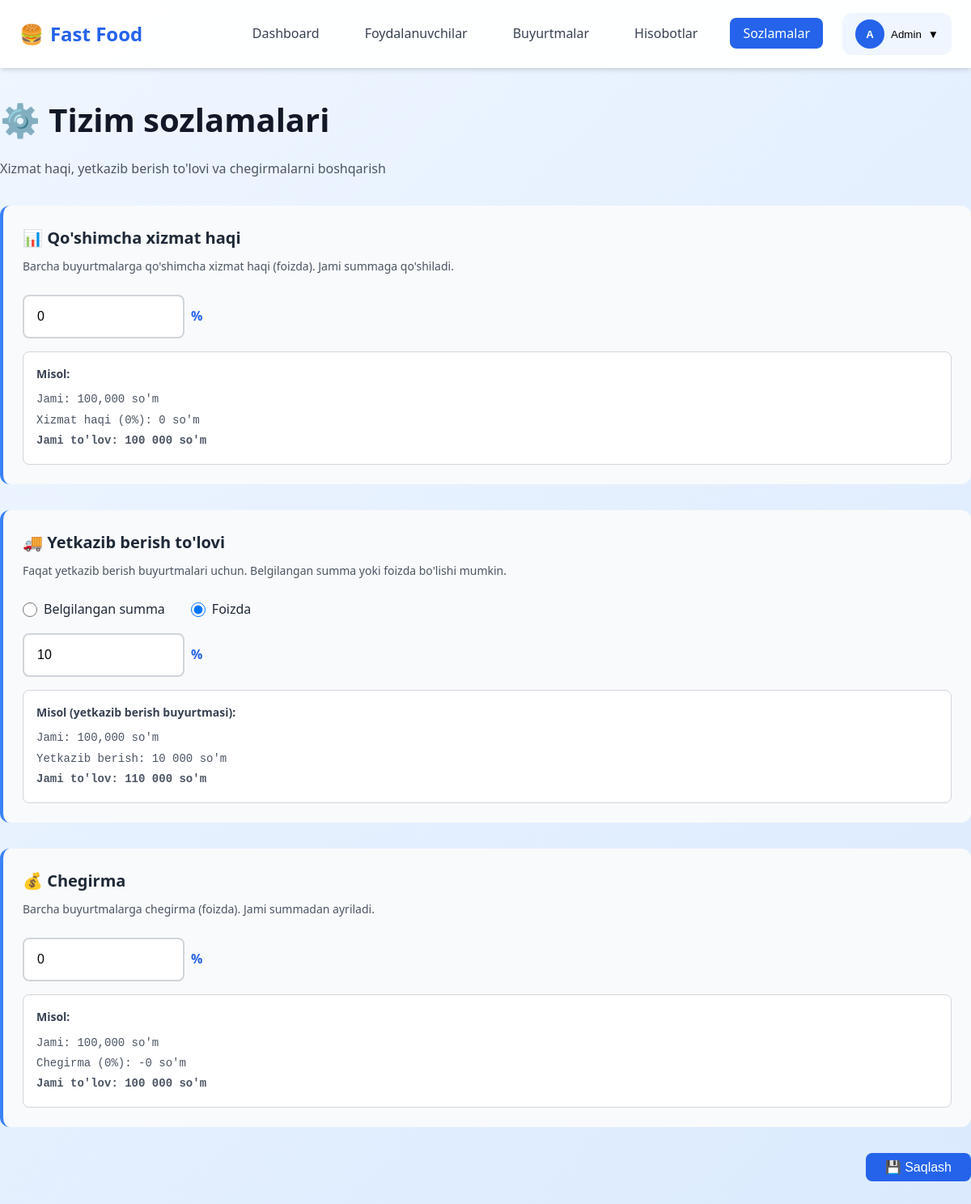
/super_admin/settings.php (signed in), run on the app's committed database.
### tables this page shows
CREATE TABLE `settings` (
  `id` int NOT NULL AUTO_INCREMENT,
  `setting_key` varchar(50) NOT NULL,
  `setting_value` varchar(255) NOT NULL,
  `setting_type` enum('percentage','fixed','text') DEFAULT 'text',
  `description` varchar(255) DEFAULT NULL,
  `updated_at` timestamp NULL DEFAULT CURRENT_TIMESTAMP ON UPDATE CURRENT_TIMESTAMP,
  `updated_by` int DEFAULT NULL,
  PRIMARY KEY (`id`),
  UNIQUE KEY `setting_key` (`setting_key`),
  KEY `updated_by` (`updated_by`),
  CONSTRAINT `settings_ibfk_1` FOREIGN KEY (`updated_by`) REFERENCES `users` (`id`)
);

### helpers/settings_functions.php (called while the page is built, shortened)
<?php
function getAllSettings() {
    global $conn;
    $result = $conn->query("SELECT setting_key, setting_value, setting_type, description FROM settings");
    $settings = [];
    while ($row = $result->fetch_assoc()) {
        $settings[$row['setting_key']] = $row;
    }
    return $settings;
}

### helpers/functions.php (called while the page is built, shortened)
<?php
function formatCurrency($amount) {
    return number_format($amount, 0, '.', ' ') . ' so\'m';
}
?>

### super_admin/settings.php (the view, shortened to what this page needs)
<?php
require_once '../config/database.php';
require_once '../helpers/functions.php';
require_once '../helpers/settings_functions.php';
$settings = getAllSettings();
$serviceCharge = $settings['service_charge_percentage']['setting_value'] ?? '0';
$deliveryFeeType = $settings['delivery_fee_type']['setting_value'] ?? 'fixed';
$deliveryFeeValue = $settings['delivery_fee_value']['setting_value'] ?? '0';
$discount = $settings['discount_percentage']['setting_value'] ?? '0';
include '../includes/header.php';
?>
<div class="container" style="padding: 2rem 0;">
    <div style="margin-bottom: 2rem;">
        <h1>⚙️ Tizim sozlamalari</h1>
        <p style="color: var(--gray-600); margin: 0.5rem 0 0 0;">Xizmat haqi, yetkazib berish to'lovi va chegirmalarni boshqarish</p>
    </div>
    <form method="POST" onsubmit="return validateSettings()">
        <div class="settings-section">
            <div class="settings-section-title">
                📊 Qo'shimcha xizmat haqi
            </div>
            <div class="settings-section-desc">
                Barcha buyurtmalarga qo'shimcha xizmat haqi (foizda). Jami summaga qo'shiladi.
            </div>
            <div class="input-with-unit">
                <input type="number"
                       name="service_charge_percentage"
                       id="service_charge"
                       class="form-control"
                       min="0"
                       max="100"
                       step="0.01"
                       value="<?= htmlspecialchars($serviceCharge) ?>"
                       required>
                <span class="unit-label">%</span>
            </div>
            <div class="example-box">
                <div class="example-title">Misol:</div>
                <div class="example-calculation">
                    Jami: 100,000 so'm<br>
                    Xizmat haqi (<?= htmlspecialchars($serviceCharge) ?>%): <?= formatCurrency(100000 * floatval($serviceCharge) / 100) ?><br>
                    <strong>Jami to'lov: <?= formatCurrency(100000 + (100000 * floatval($serviceCharge) / 100)) ?></strong>
                </div>
            </div>
        </div>
        <div class="settings-section">
            <div class="settings-section-title">
                🚚 Yetkazib berish to'lovi
            </div>
            <div class="settings-section-desc">
                Faqat yetkazib berish buyurtmalari uchun. Belgilangan summa yoki foizda bo'lishi mumkin.
            </div>
            <div class="radio-group">
                <div class="radio-option">
                    <input type="radio"
                           name="delivery_fee_type"
                           id="type_fixed"
                           value="fixed"
                           <?= $deliveryFeeType === 'fixed' ? 'checked' : '' ?>
                           onchange="toggleDeliveryFeeUnit()">
                    <label for="type_fixed">Belgilangan summa</label>
                </div>
                <div class="radio-option">
                    <input type="radio"
                           name="delivery_fee_type"
                           id="type_percentage"
                           value="percentage"
                           <?= $deliveryFeeType === 'percentage' ? 'checked' : '' ?>
                           onchange="toggleDeliveryFeeUnit()">
                    <label for="type_percentage">Foizda</label>
                </div>
            </div>
            <div class="input-with-unit">
                <input type="number"
                       name="delivery_fee_value"
                       id="delivery_fee"
                       class="form-control"
                       min="0"
                       step="0.01"
                       value="<?= htmlspecialchars($deliveryFeeValue) ?>"
                       required>
                <span class="unit-label" id="delivery_unit">
                    <?= $deliveryFeeType === 'percentage' ? '%' : "so'm" ?>
                </span>
            </div>
            <div class="example-box">
                <div class="example-title">Misol (yetkazib berish buyurtmasi):</div>
                <div class="example-calculation" id="delivery_example">
                    <?php
                    $deliveryAmount = $deliveryFeeType === 'percentage'
                        ? (100000 * floatval($deliveryFeeValue) / 100)
                        : floatval($deliveryFeeValue);
                    ?>
                    Jami: 100,000 so'm<br>
                    Yetkazib berish: <?= formatCurrency($deliveryAmount) ?><br>
                    <strong>Jami to'lov: <?= formatCurrency(100000 + $deliveryAmount) ?></strong>
                </div>
            </div>
        </div>
        <div class="settings-section">
            <div class="settings-section-title">
                💰 Chegirma
            </div>
            <div class="settings-section-desc">
                Barcha buyurtmalarga chegirma (foizda). Jami summadan ayriladi.
            </div>
            <div class="input-with-unit">
                <input type="number"
                       name="discount_percentage"
                       id="discount"
                       class="form-control"
                       min="0"
                       max="100"
                       step="0.01"
                       value="<?= htmlspecialchars($discount) ?>"
                       required>
                <span class="unit-label">%</span>
            </div>
            <div class="example-box">
                <div class="example-title">Misol:</div>
                <div class="example-calculation">
                    Jami: 100,000 so'm<br>
                    Chegirma (<?= htmlspecialchars($discount) ?>%): -<?= formatCurrency(100000 * floatval($discount) / 100) ?><br>
                    <strong>Jami to'lov: <?= formatCurrency(100000 - (100000 * floatval($discount) / 100)) ?></strong>
                </div>
            </div>
        </div>
        <div style="display: flex; gap: 1rem; justify-content: flex-end; margin-top: 2rem;">
            <button type="submit" class="btn btn-primary">💾 Saqlash</button>
        </div>
    </form>
</div>
<?php
include '../includes/footer.php';
?>

### assets/css/style.css (style rules this page uses)
:root { --primary-50: #eff6ff; --primary-100: #dbeafe; --primary-200: #bfdbfe; --primary-300: #93c5fd; --primary-400: #60a5fa; --primary-500: #3b82f6; --primary-600: #2563eb; --primary-700: #1d4ed8; --primary-800: #1e40af; --primary-900: #1e3a8a; --gray-50: #f9fafb; --gray-100: #f3f4f6; --gray-200: #e5e7eb; --gray-300: #d1d5db; --gray-400: #9ca3af; --gray-500: #6b7280; --gray-600: #4b5563; --gray-700: #374151; --gray-800: #1f2937; --gray-900: #111827; --success: #10b981; --warning: #f59e0b; --danger: #ef4444; --info: #3b82f6; --spacing-xs: 0.25rem; --spacing-sm: 0.5rem; --spacing-md: 1rem; --spacing-lg: 1.5rem; --spacing-xl: 2rem; --spacing-2xl: 3rem; --radius-sm: 0.375rem; --radius-md: 0.5rem; --radius-lg: 0.75rem; --radius-xl: 1rem; --radius-2xl: 1.5rem; --shadow-sm: 0 1px 2px 0 rgba(0, 0, 0, 0.05); --shadow-md: 0 4px 6px -1px rgba(0, 0, 0, 0.1), 0 2px 4px -1px rgba(0, 0, 0, 0.06); --shadow-lg: 0 10px 15px -3px rgba(0, 0, 0, 0.1), 0 4px 6px -2px rgba(0, 0, 0, 0.05); --shadow-xl: 0 20px 25px -5px rgba(0, 0, 0, 0.1), 0 10px 10px -5px rgba(0, 0, 0, 0.04); --transition-fast: 150ms ease-in-out; --transition-base: 300ms ease-in-out; --transition-slow: 500ms ease-in-out; }
* { margin: 0; padding: 0; box-sizing: border-box; }
body { font-family: 'Segoe UI', Tahoma, Geneva, Verdana, sans-serif; background: linear-gradient(135deg, var(--primary-50) 0%, var(--primary-100) 100%); color: var(--gray-800); line-height: 1.6; min-height: 100vh; }
h1, h2, h3, h4, h5, h6 { font-weight: 600; color: var(--gray-900); margin-bottom: var(--spacing-md); }
h1 { font-size: 2.5rem; }
.container { max-width: 1400px; margin: 0 auto; padding: 0 var(--spacing-lg); }
.btn { display: inline-flex; align-items: center; justify-content: center; gap: var(--spacing-sm); padding: var(--spacing-sm) var(--spacing-lg); font-size: 1rem; font-weight: 500; border: none; border-radius: var(--radius-md); cursor: pointer; transition: all var(--transition-fast); text-decoration: none; white-space: nowrap; }
.btn-primary { background: var(--primary-600); color: white; }
.form-control { width: 100%; padding: var(--spacing-md); font-size: 1rem; border: 2px solid var(--gray-300); border-radius: var(--radius-md); transition: all var(--transition-fast); background: white; }
.form-control::placeholder { color: var(--gray-400); }

### super_admin/settings.php (style rules this page uses)
* { box-sizing: border-box; }
html, body { overflow-x: hidden; max-width: 100vw; }
body { position: relative; }
.settings-section { margin-bottom: 2rem; padding: 1.5rem; background: var(--gray-50); border-radius: var(--radius-lg); border-left: 4px solid var(--primary-500); }
.settings-section-title { font-size: 1.25rem; font-weight: 600; margin-bottom: 0.5rem; display: flex; align-items: center; gap: 0.5rem; }
.settings-section-desc { color: var(--gray-600); font-size: 0.875rem; margin-bottom: 1.5rem; }
.radio-group { display: flex; gap: 2rem; margin-bottom: 1rem; }
.radio-option { display: flex; align-items: center; gap: 0.5rem; cursor: pointer; }
.radio-option input[type="radio"] { cursor: pointer; width: 18px; height: 18px; }
.radio-option label { cursor: pointer; margin: 0; }
.input-with-unit { display: flex; align-items: center; gap: 0.5rem; }
.input-with-unit .form-control { flex: 1; max-width: 200px; }
.unit-label { font-weight: 600; color: var(--primary-600); min-width: 50px; }
.example-box { background: white; padding: 1rem; border-radius: var(--radius-md); border: 1px solid var(--gray-300); margin-top: 1rem; }
.example-title { font-size: 0.875rem; font-weight: 600; color: var(--gray-700); margin-bottom: 0.5rem; }
.example-calculation { font-family: 'Courier New', monospace; font-size: 0.875rem; color: var(--gray-600); line-height: 1.8; }

### data on the page
settings: service_charge_percentage "0", setting_value "0", formatCurrency(100000*floatval($serviceCharge)/100) "0 so'm", setting_value "100 000 so'm"
settings: setting_value "☐ Belgilangan summa", setting_value "☑ Foizda"
settings: delivery_fee_value "10"
settings: discount_percentage "0", setting_value "0", formatCurrency(100000*floatval($discount)/100) "0 so'm", setting_value "100 000 so'm"

### other printed values
$userInitial "A"
$userName "Admin"
formatCurrency($deliveryAmount) "10 000 so'm"
formatCurrency(100000 + $deliveryAmount) "110 000 so'm"
